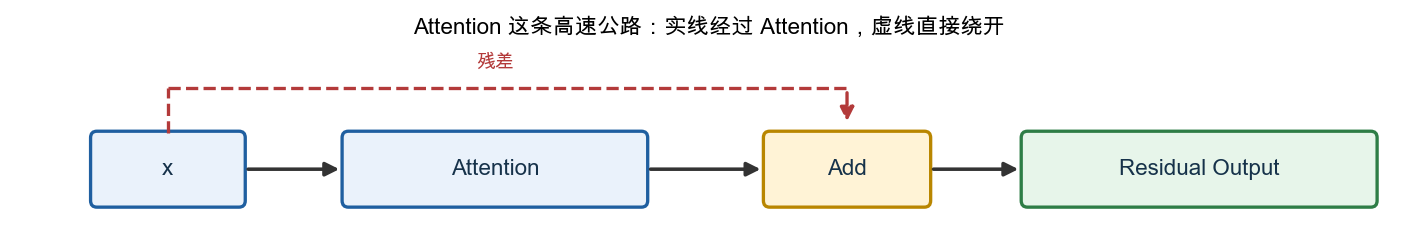

Write Python code to recreate this figure.
#!/usr/bin/env python3
"""生成第11章 第三节"每个 Block 有两条高速公路"一节的结构图（原 Mermaid 图 2）：
x --> Attention --> Add --> Residual Output，同时 x 有一条虚线"残差"支路绕开 Attention 直接连到 Add。

修复记录：改用直角折线画残差支路（不用曲线弧度），避免因画布压扁后弧顶被裁剪导致断线。
"""
from pathlib import Path

import matplotlib
matplotlib.use("Agg")
import matplotlib.font_manager as fm
import matplotlib.pyplot as plt
from matplotlib.patches import FancyArrowPatch, FancyBboxPatch

FONT_CANDIDATES = [
    "PingFang SC", "Microsoft YaHei", "Noto Sans CJK SC",
    "WenQuanYi Micro Hei", "Source Han Sans SC", "Arial Unicode MS",
]
available = {font.name for font in fm.fontManager.ttflist}
font = next((name for name in FONT_CANDIDATES if name in available), "DejaVu Sans")
plt.rcParams.update({"font.family": font, "axes.unicode_minus": False})


def draw_box(ax, cx, cy, w, h, text, facecolor="#EAF2FB", edgecolor="#1F5FA0", fontsize=9.5):
    box = FancyBboxPatch((cx - w / 2, cy - h / 2), w, h,
                          boxstyle="round,pad=0.015,rounding_size=0.05",
                          linewidth=1.4, edgecolor=edgecolor, facecolor=facecolor, clip_on=False)
    ax.add_patch(box)
    ax.text(cx, cy, text, ha="center", va="center", fontsize=fontsize, weight="bold",
            color="#16324a", clip_on=False)


def straight_arrow(ax, start, end, color="#333333", lw=1.5, ls="-"):
    a = FancyArrowPatch(start, end, arrowstyle="-|>", mutation_scale=12,
                         linewidth=lw, color=color, linestyle=ls, clip_on=False)
    ax.add_patch(a)


def elbow_bypass(ax, x_start, x_end, y_base, y_top, color="#B33A3A", lw=1.4):
    ax.plot([x_start, x_start], [y_base, y_top], color=color, lw=lw, ls="--", clip_on=False, zorder=1)
    ax.plot([x_start, x_end], [y_top, y_top], color=color, lw=lw, ls="--", clip_on=False, zorder=1)
    straight_arrow(ax, (x_end, y_top), (x_end, y_base + 0.05), color=color, lw=lw, ls="--")


fig, ax = plt.subplots(figsize=(10.5, 1.35), dpi=170)

y = 0
draw_box(ax, 0.6, y, 1.2, 0.55, "x")
draw_box(ax, 3.2, y, 2.4, 0.55, "Attention")
draw_box(ax, 6.0, y, 1.3, 0.55, "Add", facecolor="#FFF3D6", edgecolor="#B98600")
draw_box(ax, 8.8, y, 2.8, 0.55, "Residual Output", facecolor="#E7F5EA", edgecolor="#2E7D46")

straight_arrow(ax, (1.2, y), (2.0, y))
straight_arrow(ax, (4.4, y), (5.35, y))
straight_arrow(ax, (6.65, y), (7.4, y))

# 直角折线残差支路：从 x 正上方走直线，绕过 Attention，落到 Add 正上方
elbow_bypass(ax, 0.6, 6.0, y_base=0.28, y_top=0.62, color="#B33A3A", lw=1.4)
ax.text(3.2, 0.78, "残差", fontsize=8, color="#B33A3A", ha="center", weight="bold", clip_on=False)

ax.set_xlim(-0.6, 10.4)
ax.set_ylim(-0.35, 1.0)
ax.axis("off")
ax.set_title("Attention 这条高速公路：实线经过 Attention，虚线直接绕开", fontsize=9.5, weight="bold", pad=2)

output = Path(__file__).resolve().parent / "residual_highway_diagram.png"
fig.savefig(output, bbox_inches="tight")
print(f"saved to {output}")
